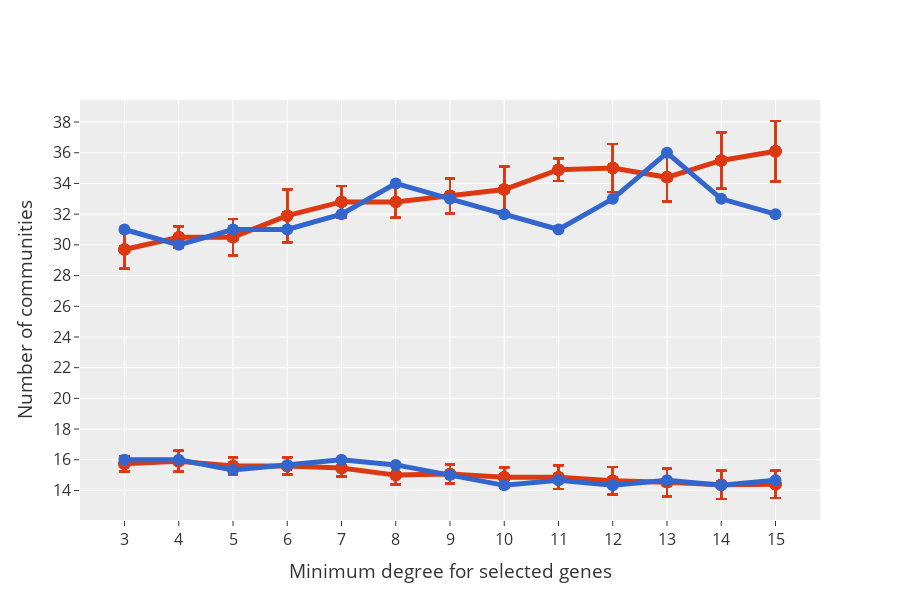

This figure's notebook cell:
### Markdown cell above
### SBM + Leiden Community size

### Code cell
sbm_fig = sbm_fig.add_traces(leid_fig.data)
sbm_fig = sbm_fig.update_layout(
    legend=dict(
        orientation="h",
        title="Type",
        yanchor="bottom",
        y=1.1,
        xanchor="center",
        x=0.5,
        bgcolor="rgba(0,0,0,0)",
        font=dict(size=16, color="#003366"),
    ),
    paper_bgcolor="rgba(0,0,0,0)",
    xaxis=dict(
        tickfont=dict(size=16),
        title="Minimum degree for selected genes",
    ),
    title="",
    template="ggplot2",
    yaxis=dict(
        tickmode="linear",
        tick0=10,
        dtick=2,
    ),
    showlegend=False,
    font=dict(size=16),
)
sbm_fig = sbm_fig.update_traces(line_width=5, marker_size=12, error_y=dict(width=5))
sbm_fig.show()
save_fig(name="sbm_Leiden_combNum", fig=sbm_fig, base_path=figures_path, width=1200, height=600)

### Figure 1 — Plotly figure (JSON) as saved in the notebook; plotly's stock layout.template omitted (floating-point values rounded to 4 significant figures; data arrays with more than 128 entries replaced by an {"elided": "..."} marker saying what was removed)
{"data": [{"error_y": {"array": {"elided": "130 float values"}, "width": 5}, "hovertemplate": "Type=Control<br>TF=%{x}<br>Size_mean=%{y}<extra></extra>", "legendgroup": "Control", "line": {"color": "#DC3912", "dash": "solid", "width": 5}, "marker": {"size": 12, "symbol": "circle"}, "mode": "markers+lines", "name": "Control", "orientation": "v", "showlegend": true, "type": "scatter", "x": {"elided": "130 str values"}, "xaxis": "x", "y": {"elided": "130 float values"}, "yaxis": "y"}, {"error_y": {"array": [0, 0, 0, 0, 0, 0, 0, 0, 0, 0, 0, 0, 0], "width": 5}, "hovertemplate": "Type=Experiment<br>TF=%{x}<br>Size_mean=%{y}<extra></extra>", "legendgroup": "Experiment", "line": {"color": "#3366CC", "dash": "solid", "width": 5}, "marker": {"size": 12, "symbol": "circle"}, "mode": "markers+lines", "name": "Experiment", "orientation": "v", "showlegend": true, "type": "scatter", "x": ["3", "4", "5", "6", "7", "8", "9", "10", "11", "12", "13", "14", "15"], "xaxis": "x", "y": [31, 30, 31, 31, 32, 34, 33, 32, 31, 33, 36, 33, 32], "yaxis": "y"}, {"error_y": {"array": {"elided": "130 float values"}, "width": 5}, "hovertemplate": "Type=Control<br>TF=%{x}<br>ModNum_mean=%{y}<extra></extra>", "legendgroup": "Control", "line": {"color": "#DC3912", "dash": "solid", "width": 5}, "marker": {"size": 12, "symbol": "circle"}, "mode": "markers+lines", "name": "Control", "orientation": "v", "showlegend": true, "type": "scatter", "x": {"elided": "130 str values"}, "xaxis": "x", "y": {"elided": "130 float values"}, "yaxis": "y"}, {"error_y": {"array": [null, null, null, null, null, null, null, null, null, null, null, null, null], "width": 5}, "hovertemplate": "Type=Experiment<br>TF=%{x}<br>ModNum_mean=%{y}<extra></extra>", "legendgroup": "Experiment", "line": {"color": "#3366CC", "dash": "solid", "width": 5}, "marker": {"size": 12, "symbol": "circle"}, "mode": "markers+lines", "name": "Experiment", "orientation": "v", "showlegend": true, "type": "scatter", "x": ["3", "4", "5", "6", "7", "8", "9", "10", "11", "12", "13", "14", "15"], "xaxis": "x", "y": [16, 16, 15.33, 15.67, 16, 15.67, 15, 14.33, 14.67, 14.33, 14.67, 14.33, 14.67], "yaxis": "y"}], "layout": {"font": {"size": 16}, "height": 600, "legend": {"bgcolor": "rgba(0,0,0,0)", "font": {"color": "#003366", "size": 16}, "orientation": "h", "title": {"text": "Type"}, "tracegroupgap": 0, "x": 0.5, "xanchor": "center", "y": 1.1, "yanchor": "bottom"}, "paper_bgcolor": "rgba(0,0,0,0)", "showlegend": false, "title": {"text": ""}, "xaxis": {"anchor": "y", "domain": [0, 1], "tickfont": {"size": 16}, "title": {"text": "Minimum degree for selected genes"}}, "yaxis": {"anchor": "x", "domain": [0, 1], "dtick": 2, "tick0": 10, "tickfont": {"size": 16}, "tickmode": "linear", "title": {"text": "Number of communities"}}}}
